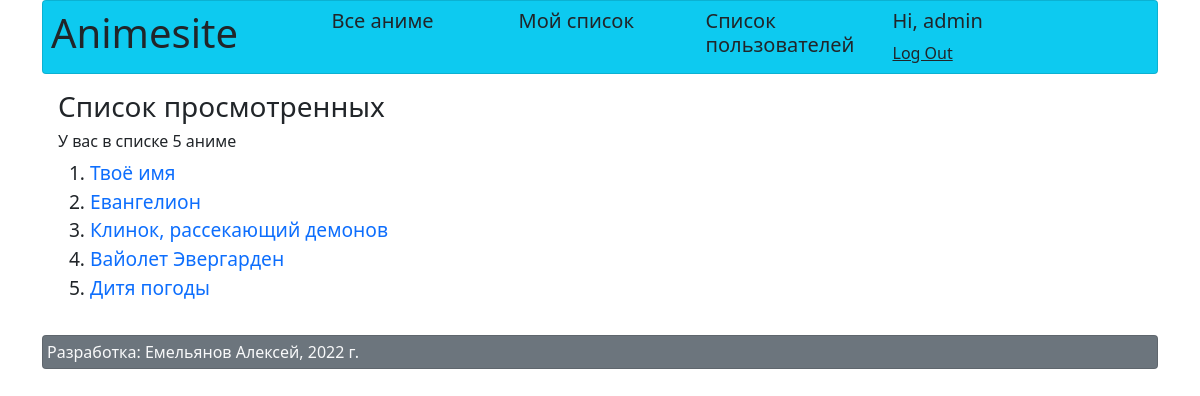
/anime/mylist (signed in), run on the app's committed database.
### anime/models.py (models this page shows, shortened)
class Anime(models.Model):
    title = models.CharField(max_length=100)
    director = models.ForeignKey(Director, on_delete=models.CASCADE)
    studio = models.ForeignKey(Studio, on_delete=models.CASCADE)
    release_date = models.DateTimeField('release_date')
    image = models.FileField(upload_to="", blank=True, null=True)
    viewers = models.ManyToManyField(User, null=True, blank=True)
    description = models.CharField(max_length=3000, blank=True, null=True)
    link = models.CharField(max_length=1000, blank=True, null=True)
    def __str__(self):
        return self.title

### anime/views.py (the view)
# urls.py: path('anime/mylist', views.mylist, name='mylist'),
def mylist(request):
    return render(request, 'anime/mylist.html')

### templates/anime/mylist.html
{% extends 'base.html' %}
{% load static %}
{% block content %}
    <div class="container p-3">
        {% if user.is_authenticated %}
            <h3>Список просмотренных</h3>
            <h6>У вас в списке {{ user.anime_set.count }} аниме</h6>
            <ol>
                {% for anime in user.anime_set.all %}
                    <big><li>
                        <a class='text-decoration-none' href="{% url 'anime:anime_info' anime.pk %}">{{ anime }}</a>
                    </li></big>
                {% endfor %}
            </ol>
        {% else %}
        <big><a href="{% url 'login' %}">Авторизируйтесь, чтобы посмотреть свой список просмотренных</a></big>
        {% endif %}
    </div>
{% endblock %}

### templates/includes/header.html
<div class="card bg-info p-2">
    <div class="row">
        <div class="col-sm-3">
            <h1><a class="link-dark text-decoration-none" href="{% url 'anime:anime_list' %}" >Animesite</a></h1>
        </div>
        <div class="col-sm-2">
            <h5><a class="link-dark text-decoration-none" href="{% url 'anime:all_anime' %}">Все аниме</a></h5>
        </div>
        <div class="col-sm-2">
            <h5><a class="link-dark text-decoration-none" href="{% url 'anime:mylist' %}">Мой список</a></h5>
        </div>
        <div class="col-sm-2">
            <h5><a class="link-dark text-decoration-none" href="{% url 'users:users_list' %}">Список пользователей</a></h5>
        </div>
        <div class="col-sm-3">
            {% if user.is_authenticated %}
                <h5 class="card-title">Hi, {{user.username }}</h5>
                <a href="{% url 'logout' %}" class="link-dark">Log Out</a>
            {% else %}
                <p class="card-title">You are not logged in.</p>
                <a href="{% url 'login' %}" class="link-dark">Log In</a>
            {% endif %}
        </div>
    </div>
</div>

### data on the page
Anime: title "Твоё имя"
Anime: title "Евангелион"
Anime: title "Клинок, рассекающий демонов"
Anime: title "Вайолет Эвергарден"
Anime: title "Дитя погоды"

### other printed values
{{ user.username }} "admin"
{{ user.anime_set.count }} "5"
